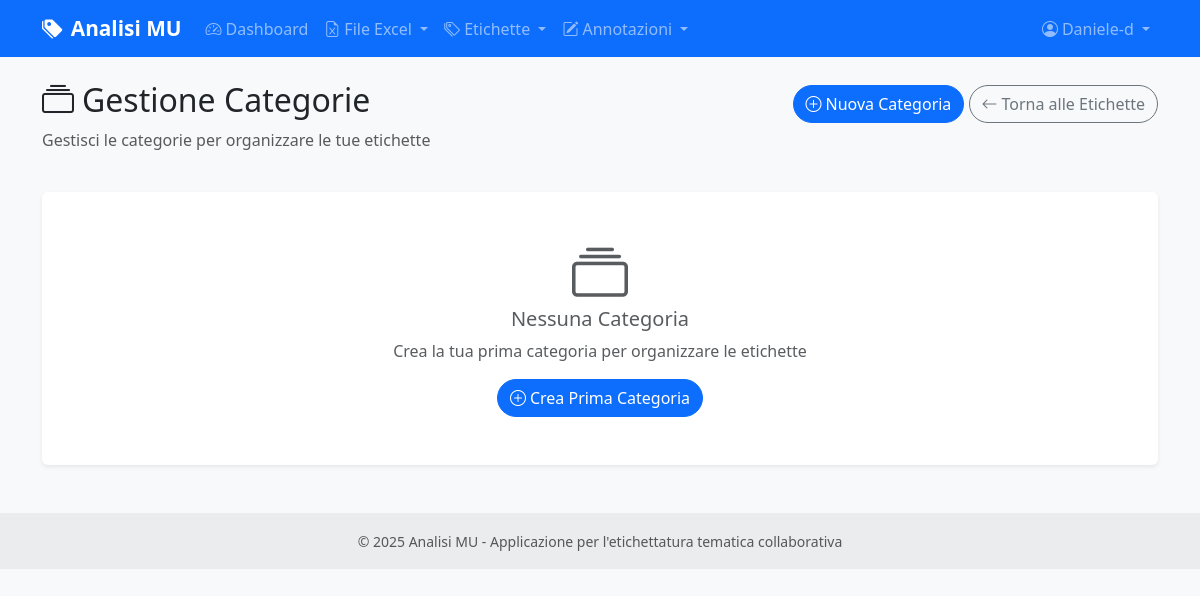
The page /labels/categories (signed in) on the database as committed earlier.
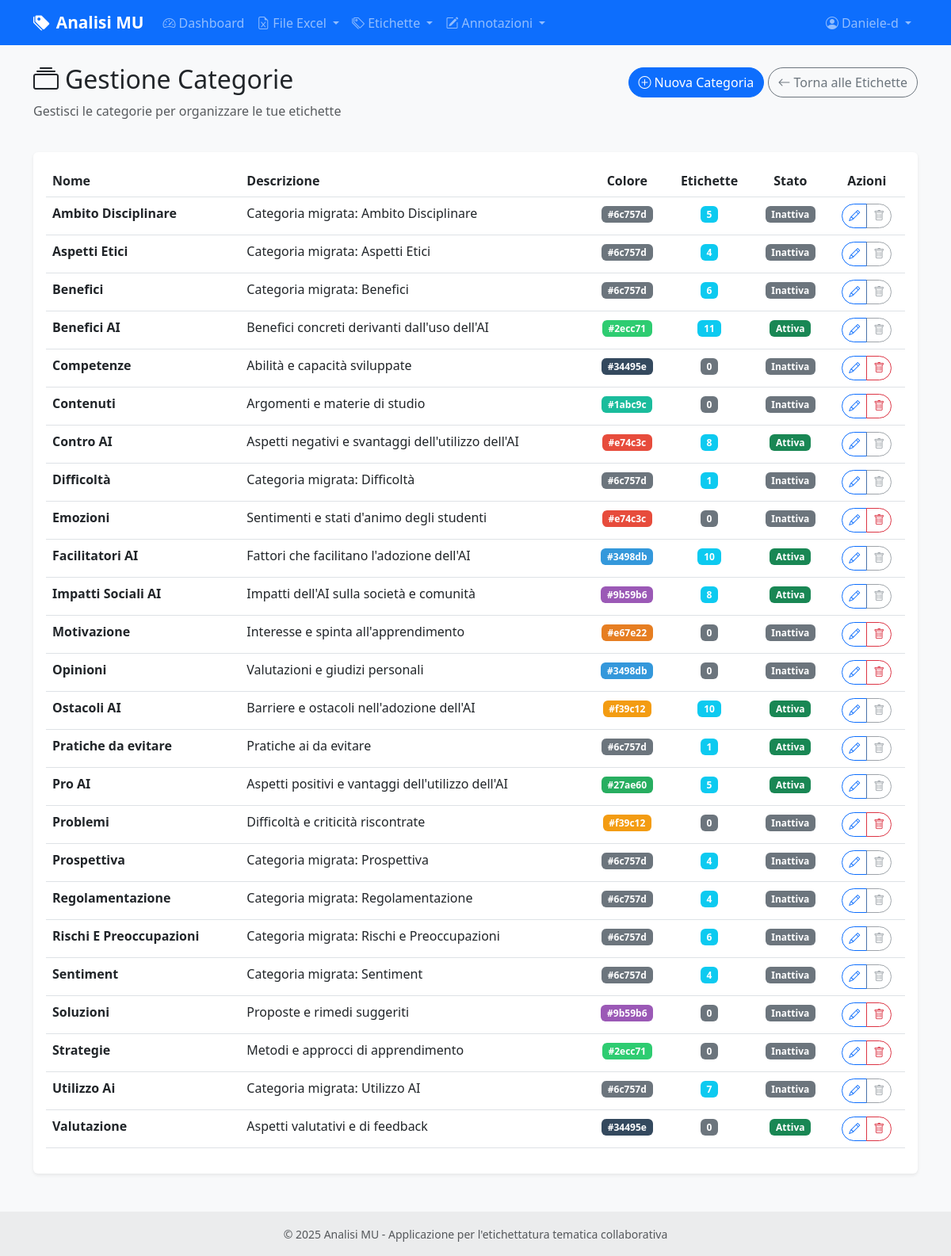
The same page on the database as committed later.
### models.py (models this page shows, shortened)
class User(UserMixin, db.Model):
    id = db.Column(db.Integer, primary_key=True)
    username = db.Column(db.String(80), unique=True, nullable=False)
    email = db.Column(db.String(120), unique=True, nullable=False)
    password_hash = db.Column(db.String(255), nullable=False)
    role = db.Column(db.String(20), default='annotatore')  # 'amministratore' o 'annotatore'
    is_active = db.Column(db.Boolean, default=True)
    last_login = db.Column(db.DateTime)
    created_at = db.Column(db.DateTime, default=datetime.utcnow)
    updated_at = db.Column(db.DateTime, default=datetime.utcnow, onupdate=datetime.utcnow)
    annotations = db.relationship('CellAnnotation', backref='user', lazy=True, cascade='all, delete-orphan')
    def can_manage_users(self):
        return self.role == 'amministratore'

class Category(db.Model):
    id = db.Column(db.Integer, primary_key=True)
    name = db.Column(db.String(50), nullable=False, unique=True)
    description = db.Column(db.Text)
    color = db.Column(db.String(7), default='#6c757d')  # Colore per la categoria
    is_active = db.Column(db.Boolean, default=True)
    created_at = db.Column(db.DateTime, default=datetime.utcnow)
    updated_at = db.Column(db.DateTime, default=datetime.utcnow, onupdate=datetime.utcnow)
    labels = db.relationship('Label', foreign_keys='Label.category_id', back_populates='category_obj', lazy=True)

### routes/labels.py (the view)
@labels_bp.route('/categories')
@login_required
def list_categories():
    categories = Category.query.order_by(Category.name).all()
    return render_template('labels/list_categories.html', categories=categories)

### templates/labels/list_categories.html (shortened to what this page needs)
{% extends "base.html" %}
{% block content %}
<div class="row mb-4">
    <div class="col-12">
        <div class="d-flex justify-content-between align-items-center">
            <h2>
                <i class="bi bi-collection me-2"></i>Gestione Categorie
            </h2>
            <div>
                <a href="{{ url_for('labels.create_category', next=request.args.get('next')) if request.args.get('next') else url_for('labels.create_category') }}" class="btn btn-primary">
                    <i class="bi bi-plus-circle me-1"></i>Nuova Categoria
                </a>
                <a href="{{ url_for('labels.list_labels') }}" class="btn btn-outline-secondary">
                    <i class="bi bi-arrow-left me-1"></i>Torna alle Etichette
                </a>
            </div>
        </div>
        <p class="text-muted">Gestisci le categorie per organizzare le tue etichette</p>
    </div>
</div>
{% if categories %}
<div class="row">
    <div class="col-12">
        <div class="card">
            <div class="card-body">
                <div class="table-responsive">
                    <table class="table table-hover">
                        <thead>
                            <tr>
                                <th>Nome</th>
                                <th>Descrizione</th>
                                <th class="text-center">Colore</th>
                                <th class="text-center">Etichette</th>
                                <th class="text-center">Stato</th>
                                <th class="text-center">Azioni</th>
                            </tr>
                        </thead>
                        <tbody>
                            {% for category in categories %}
                            <tr>
                                <td>
                                    <strong>{{ category.name }}</strong>
                                </td>
                                <td>
                                    {% if category.description %}
                                        {{ category.description[:100] }}{% if category.description|length > 100 %}...{% endif %}
                                    {% else %}
                                        <em class="text-muted">Nessuna descrizione</em>
                                    {% endif %}
                                </td>
                                <td class="text-center">
                                    <span class="badge" style="background-color: {{ category.color }}; color: white;">
                                        {{ category.color }}
                                    </span>
                                </td>
                                <td class="text-center">
                                    {% set labels_count = category.labels|length %}
                                    <span class="badge {% if labels_count > 0 %}bg-info{% else %}bg-secondary{% endif %}">
                                        {{ labels_count }}
                                    </span>
                                </td>
                                <td class="text-center">
                                    {% if category.is_active %}
                                        <span class="badge bg-success">Attiva</span>
                                    {% else %}
                                        <span class="badge bg-secondary">Inattiva</span>
                                    {% endif %}
                                </td>
                                <td class="text-center">
                                    <div class="btn-group btn-group-sm" role="group">
                                        <a href="{{ url_for('labels.edit_category', category_id=category.id) }}"
                                           class="btn btn-outline-primary"
                                           title="Modifica">
                                            <i class="bi bi-pencil"></i>
                                        </a>
                                        {% if category.labels|length == 0 %}
                                        <button type="button"
                                                class="btn btn-outline-danger"
                                                title="Elimina"
                                                onclick="confirmDelete({{ category.id }}, '{{ category.name }}')">
                                            <i class="bi bi-trash"></i>
                                        </button>
                                        {% else %}
                                        <button type="button"
                                                class="btn btn-outline-secondary"
                                                title="Impossibile eliminare: categoria in uso"
                                                disabled>
                                            <i class="bi bi-trash"></i>
                                        </button>
                                        {% endif %}
                                    </div>
                                </td>
                            </tr>
                            {% endfor %}
                        </tbody>
                    </table>
                </div>
            </div>
        </div>
    </div>
</div>
{% else %}
<div class="row">
    <div class="col-12">
        <div class="card">
            <div class="card-body text-center py-5">
                <i class="bi bi-collection display-4 text-muted mb-3"></i>
                <h5 class="text-muted">Nessuna Categoria</h5>
                <p class="text-muted">Crea la tua prima categoria per organizzare le etichette</p>
                <a href="{{ url_for('labels.create_category') }}" class="btn btn-primary">
                    <i class="bi bi-plus-circle me-1"></i>Crea Prima Categoria
                </a>
            </div>
        </div>
    </div>
</div>
{% endif %}
{% endblock %}

### templates/base.html (shortened to what this page needs)
<!DOCTYPE html>
<html lang="it">
<head>
    <link href="https://cdn.jsdelivr.net/npm/bootstrap@5.3.0/dist/css/bootstrap.min.css" rel="stylesheet">
    <link href="https://cdn.jsdelivr.net/npm/bootstrap-icons@1.10.0/font/bootstrap-icons.css" rel="stylesheet">
    <link href="{{ url_for('static', filename='css/style.css') }}" rel="stylesheet">
</head>
<body>
    <nav class="navbar navbar-expand-lg navbar-dark bg-primary">
        <div class="container">
            <a class="navbar-brand" href="{{ url_for('main.index') }}">
                <i class="bi bi-tags-fill me-2"></i>Analisi MU
            </a>
            <div class="collapse navbar-collapse" id="navbarNav">
                <ul class="navbar-nav me-auto">
                    {% if current_user.is_authenticated %}
                    <li class="nav-item">
                        <a class="nav-link" href="{{ url_for('main.dashboard') }}">
                            <i class="bi bi-speedometer2 me-1"></i>Dashboard
                        </a>
                    </li>
                    <li class="nav-item dropdown">
                        <a class="nav-link dropdown-toggle" href="#" id="excelDropdown" role="button" data-bs-toggle="dropdown">
                            <i class="bi bi-file-earmark-excel me-1"></i>File Excel
                        </a>
                    </li>
                    <li class="nav-item dropdown">
                        <a class="nav-link dropdown-toggle" href="#" id="labelsDropdown" role="button" data-bs-toggle="dropdown">
                            <i class="bi bi-tags me-1"></i>Etichette
                        </a>
                    </li>
                    <li class="nav-item dropdown">
                        <a class="nav-link dropdown-toggle" href="#" id="annotationDropdown" role="button" data-bs-toggle="dropdown">
                            <i class="bi bi-pencil-square me-1"></i>Annotazioni
                        </a>
                    </li>
                    {% endif %}
                </ul>
                <ul class="navbar-nav">
                    {% if current_user.is_authenticated %}
                    <li class="nav-item dropdown">
                        <a class="nav-link dropdown-toggle" href="#" id="userDropdown" role="button" data-bs-toggle="dropdown">
                            <i class="bi bi-person-circle me-1"></i>{{ current_user.username }}
                        </a>
                    </li>
                    {% endif %}
                </ul>
            </div>
        </div>
    </nav>
    <main class="container my-4">
        {% block content %}{% endblock %}
    </main>
    <footer class="bg-light text-center text-lg-start mt-5">
        <div class="text-center p-3" style="background-color: rgba(0, 0, 0, 0.05);">
            <small class="text-muted">
                © 2025 Analisi MU - Applicazione per l'etichettatura tematica collaborativa
            </small>
        </div>
    </footer>
</body>
</html>

### static/css/style.css (style rules this page uses)
:root { --primary-color: #007bff; --success-color: #28a745; --warning-color: #ffc107; --danger-color: #dc3545; --info-color: #17a2b8; --light-color: #f8f9fa; --dark-color: #343a40; }
body { font-family: 'Segoe UI', Tahoma, Geneva, Verdana, sans-serif; background-color: #f8f9fa; }
.navbar-brand { font-weight: 600; font-size: 1.3rem; }
.card { border: none; box-shadow: 0 0.125rem 0.25rem rgba(0, 0, 0, 0.075); transition: box-shadow 0.15s ease-in-out; }
.btn { border-radius: 50px; font-weight: 500; transition: all 0.2s ease; }
footer { margin-top: auto; }

Rows that differ between the two databases and show on the page:
added Category: name "Ambito Disciplinare", description "Categoria migrata: Ambito Disciplinare", color "#6c757d", labels_count "5", shows "Inattiva"
added Category: name "Aspetti Etici", description "Categoria migrata: Aspetti Etici", color "#6c757d", labels_count "4", shows "Inattiva"
added Category: name "Benefici", description "Categoria migrata: Benefici", color "#6c757d", labels_count "6", shows "Inattiva"
added Category: name "Benefici AI", description "Benefici concreti derivanti dall'uso dell'AI", color "#2ecc71", labels_count "11", is_active "Attiva"
added Category: name "Competenze", description "Abilità e capacità sviluppate", color "#34495e", labels_count "0", shows "Inattiva"
added Category: name "Contenuti", description "Argomenti e materie di studio", color "#1abc9c", labels_count "0", shows "Inattiva"
added Category: name "Contro AI", description "Aspetti negativi e svantaggi dell'utilizzo dell'AI", color "#e74c3c", labels_count "8", is_active "Attiva"
added Category: name "Difficoltà", description "Categoria migrata: Difficoltà", color "#6c757d", labels_count "1", shows "Inattiva"
added Category: name "Emozioni", description "Sentimenti e stati d'animo degli studenti", color "#e74c3c", labels_count "0", shows "Inattiva"
added Category: name "Facilitatori AI", description "Fattori che facilitano l'adozione dell'AI", color "#3498db", labels_count "10", is_active "Attiva"
added Category: name "Impatti Sociali AI", description "Impatti dell'AI sulla società e comunità", color "#9b59b6", labels_count "8", is_active "Attiva"
added Category: name "Motivazione", description "Interesse e spinta all'apprendimento", color "#e67e22", labels_count "0", shows "Inattiva"
added Category: name "Opinioni", description "Valutazioni e giudizi personali", color "#3498db", labels_count "0", shows "Inattiva"
added Category: name "Ostacoli AI", description "Barriere e ostacoli nell'adozione dell'AI", color "#f39c12", labels_count "10", is_active "Attiva"
added Category: name "Pratiche da evitare", description "Pratiche ai da evitare", color "#6c757d", is_active "1", shows "Attiva"
added Category: name "Pro AI", description "Aspetti positivi e vantaggi dell'utilizzo dell'AI", color "#27ae60", labels_count "5", is_active "Attiva"
added Category: name "Problemi", description "Difficoltà e criticità riscontrate", color "#f39c12", labels_count "0", shows "Inattiva"
added Category: name "Prospettiva", description "Categoria migrata: Prospettiva", color "#6c757d", labels_count "4", shows "Inattiva"
added Category: name "Regolamentazione", description "Categoria migrata: Regolamentazione", color "#6c757d", labels_count "4", shows "Inattiva"
added Category: name "Rischi E Preoccupazioni", description "Categoria migrata: Rischi e Preoccupazioni", color "#6c757d", labels_count "6", shows "Inattiva"
added Category: name "Sentiment", description "Categoria migrata: Sentiment", color "#6c757d", labels_count "4", shows "Inattiva"
added Category: name "Soluzioni", description "Proposte e rimedi suggeriti", color "#9b59b6", labels_count "0", shows "Inattiva"
added Category: name "Strategie", description "Metodi e approcci di apprendimento", color "#2ecc71", labels_count "0", shows "Inattiva"
added Category: name "Utilizzo Ai", description "Categoria migrata: Utilizzo AI", color "#6c757d", labels_count "7", shows "Inattiva"
added Category: name "Valutazione", description "Aspetti valutativi e di feedback", color "#34495e", labels_count "0", is_active "Attiva"
Other text that changed with them:
text no longer shown: "Nessuna Categoria Crea la tua prima categoria per organizzare le etichette Crea Prima Categoria"
text now shown: "Nome Descrizione Colore Etichette Stato Azioni"
